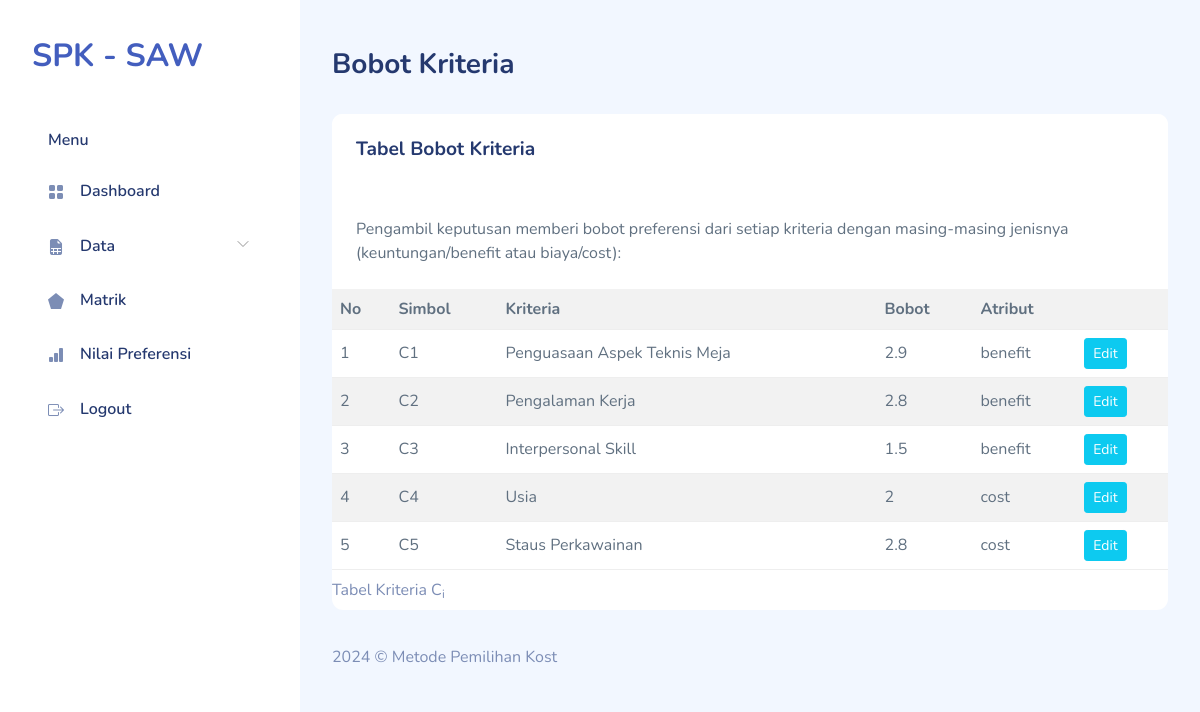
The app's page /bobot.php (signed in), older data.
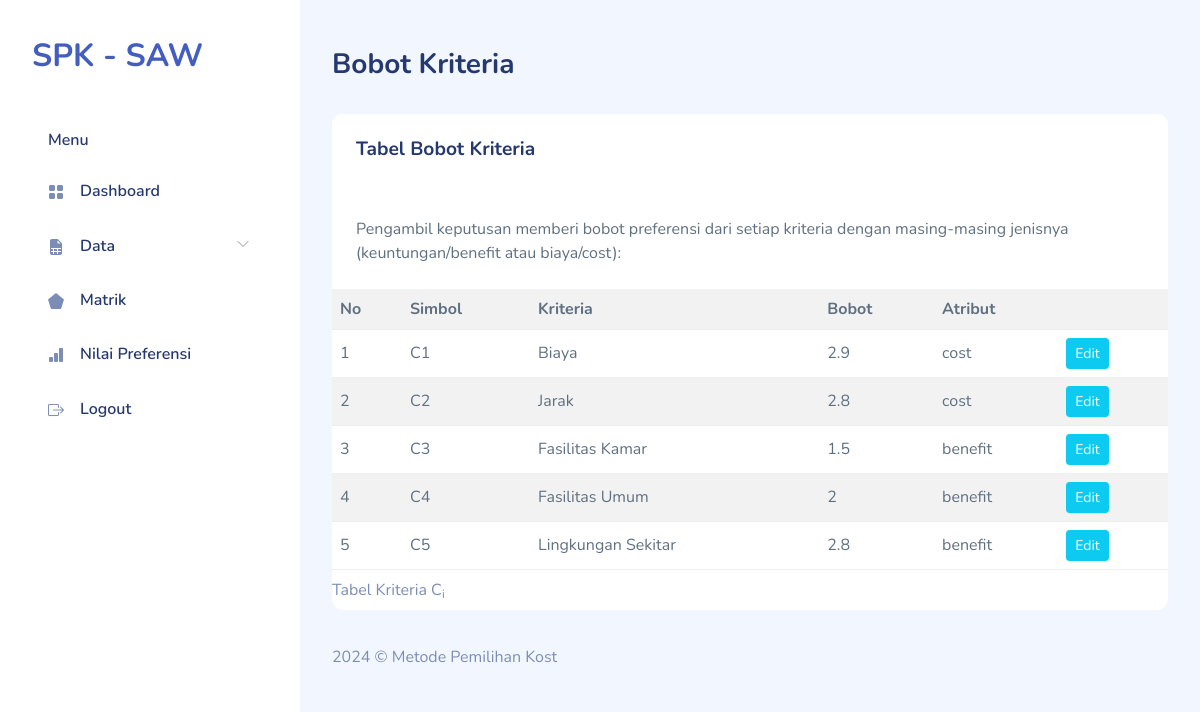
The same page, newer data.
### tables this page shows
CREATE TABLE `saw_criterias` (
  `id_criteria` tinyint(3) UNSIGNED NOT NULL,
  `criteria` varchar(100) NOT NULL,
  `weight` float NOT NULL,
  `attribute` set('benefit','cost') DEFAULT NULL
);

### bobot.php (the view, shortened to what this page needs)
<!DOCTYPE html>
<html lang="en">
  <?php
require "layout/head.php";
require "include/conn.php";
?>
  <body>
    <div id="app">
      <?php require "layout/sidebar.php";?>
      <div id="main">
        <div class="page-heading">
          <h3>Bobot Kriteria</h3>
        </div>
        <div class="page-content">
          <section class="row">
            <div class="col-12">
              <div class="card">
                <div class="card-header">
                  <h4 class="card-title">Tabel Bobot Kriteria</h4>
                </div>
                <div class="card-content">
                  <div class="card-body">
                    <p class="card-text">Pengambil keputusan memberi bobot preferensi dari setiap kriteria dengan
                      masing-masing jenisnya (keuntungan/benefit atau biaya/cost):</p>
                  </div>
                  <div class="table-responsive">
                    <table class="table table-striped mb-0">
                    <caption>
    Tabel Kriteria C<sub>i</sub>
  </caption>
  <tr>
    <th>No</th>
    <th>Simbol</th>
    <th>Kriteria</th>
    <th>Bobot</th>
    <th colspan="2">Atribut</th>
  </tr>
  <?php
$sql = 'SELECT id_criteria,criteria,weight,attribute FROM saw_criterias';
$result = $db->query($sql);
$i = 0;
while ($row = $result->fetch_object()) {
    echo "<tr>
        <td class='right'>" . (++$i) . "</td>
        <td class='center'>C{$i}</td>
        <td>{$row->criteria}</td>
        <td>{$row->weight}</td>
        <td>{$row->attribute}</td>
        <td>
            <a href='bobot-edit.php?id={$row->id_criteria}' class='btn btn-info btn-sm'>Edit</a>
            </td>
      </tr>\n";
}
?>
                    </table>
                  </div>
                </div>
              </div>
            </div>
          </section>
        </div>
        <?php require "layout/footer.php";?>
      </div>
    </div>
  </body>
</html>

Row changes from the older to the newer data that the page shows:
changed saw_criterias: criteria "Penguasaan Aspek Teknis Meja" → "Biaya"; attribute "benefit" → "cost"
changed saw_criterias: criteria "Pengalaman Kerja" → "Jarak"; attribute "benefit" → "cost"
changed saw_criterias: criteria "Interpersonal Skill" → "Fasilitas Kamar"
changed saw_criterias: criteria "Usia" → "Fasilitas Umum"; attribute "cost" → "benefit"
changed saw_criterias: criteria "Staus Perkawainan" → "Lingkungan Sekitar"; attribute "cost" → "benefit"
